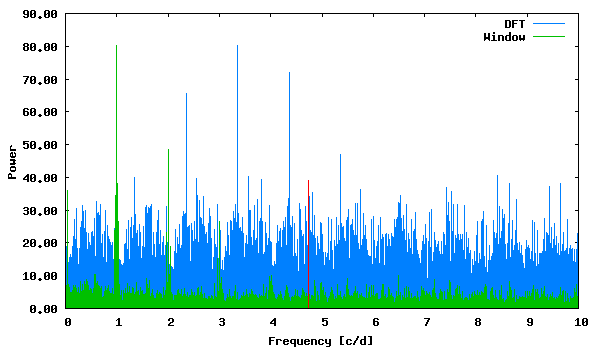

The script that saved this image:
set term png size 600,350 medium
set colors classic
set output "phase_lc_20.deeming.png"
set xlabel "Frequency [c/d]"
set ylabel "Power"
set format y "%5.2f"
plot "deeming.periodogram" using 1:2 with lines linecolor 3 title "DFT", "deeming.periodogram" using 1:3 with lines linecolor 2 title "Window", "<echo '4.744866 39.14850983'" with impulses linecolor 1 title ""
 
